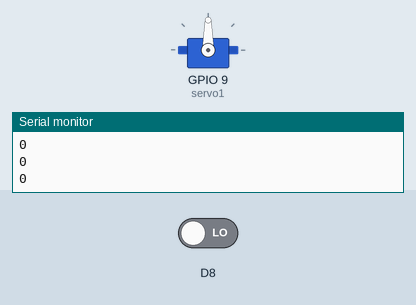
Simulated run of this sketch. Board: ESP8266 (NodeMCU). Parts: servo, the last lines printed to the serial monitor. Inputs (shaded band) come from the test bench; at power-on: D8 LOW.

Above: at 1.2 s.
1.3 s: D8 driven HIGH
At 4.0 s:
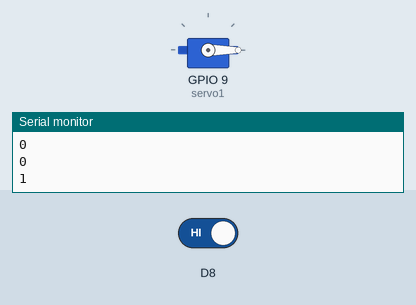
Timing chart, 0 to 5.5 s (numbered marks = the images above; inputs shaded):
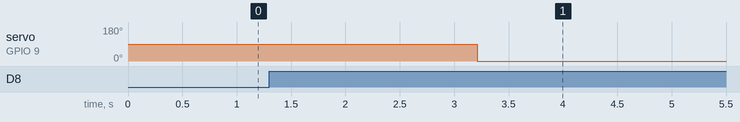

The sketch:

Servo.ino
```cpp
#include <Servo.h>

int pos = 0;
Servo servo1;
int prevValue = LOW; // Variable to store the previous state of the input pin

void setup() {
  Serial.begin(9600);
  servo1.attach(9); // Assuming you meant pin 9, not D9
  pinMode(D8, INPUT);
}

void loop() {
  int value = digitalRead(D8);
  Serial.println(value);
  // Check if the input pin transitioned from LOW to HIGH
  if (value == HIGH && prevValue == LOW) {
    rotateServo();
  }

  // Update the previous state of the input pin
  prevValue = value;
  delay(100);
}

void rotateServo() {
  // Rotate smoothly from 0 to 180 degrees
  for (int targetPos = 0; targetPos <= 90; targetPos++) {
    int mappedPos = map(targetPos, 0, 90, servo1.read(), 90);
    servo1.write(mappedPos);
    delay(10); // Adjust delay for smoother movement
  }

  delay(1000);

  // Rotate smoothly back from 180 to 0 degrees
  for (int targetPos = 90; targetPos >= 0; targetPos--) {
    int mappedPos = map(targetPos, 0, 90, servo1.read(), 0);
    servo1.write(mappedPos);
    delay(10); // Adjust delay for smoother movement
  }
}
```

Measured:
- after the input at 1.3 s, servo on GPIO 9 (servo1): 90° → 0° after 1.9 s
